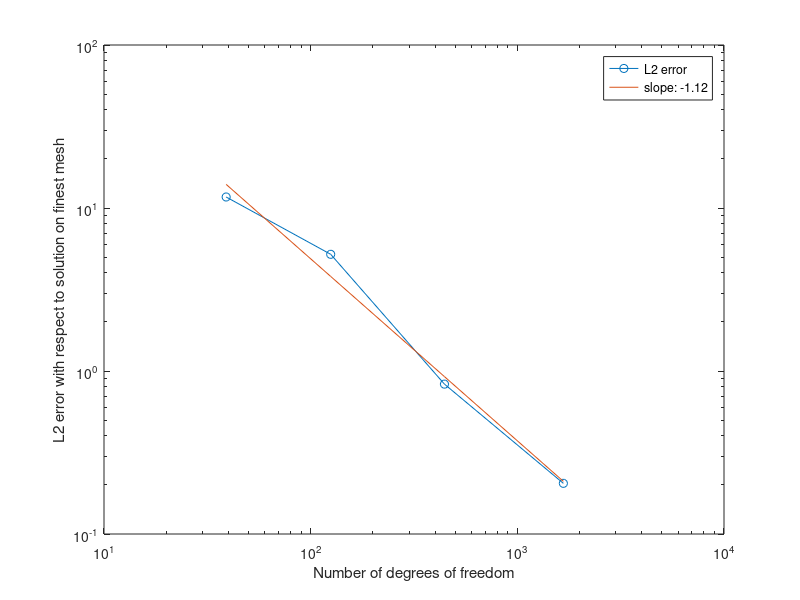
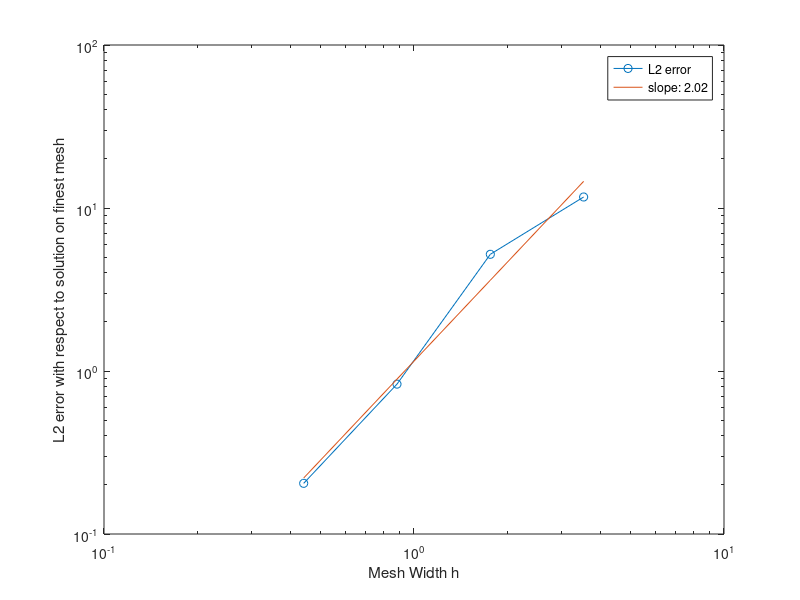

Reproduce these figures in MATLAB, in order.
function convergenceH

N = [39; 125; 444; 1670];

meshsizes = [3.52544; 1.76272; 0.88136; 0.44068];

eL2 = [6.22193; 3.91591; 0.884941; 0.308175];

eL2 = sqrt(meshsizes) .* eL2;
 
p1 = polyfit(log(N), log(eL2), 1);          % result: p = [-1.1166, 6.7270]
p2 = polyfit(log(meshsizes), log(eL2), 1);  % result: p = [-2.0152, 0.1397]

figure()
loglog(N, eL2, '-o')
hold on
loglog(N, exp(p1(1)*log(N) + p1(2)))
xlabel('Number of degrees of freedom')
ylabel('L2 error with respect to solution on finest mesh');
legend('L2 error', 'slope: -1.12');

figure()
loglog(meshsizes, eL2, '-o')
hold on
loglog(meshsizes, exp(p2(1)*log(meshsizes) + p2(2)))
xlabel('Mesh Width h');
ylabel('L2 error with respect to solution on finest mesh');
legend('L2 error', 'slope: 2.02');
 